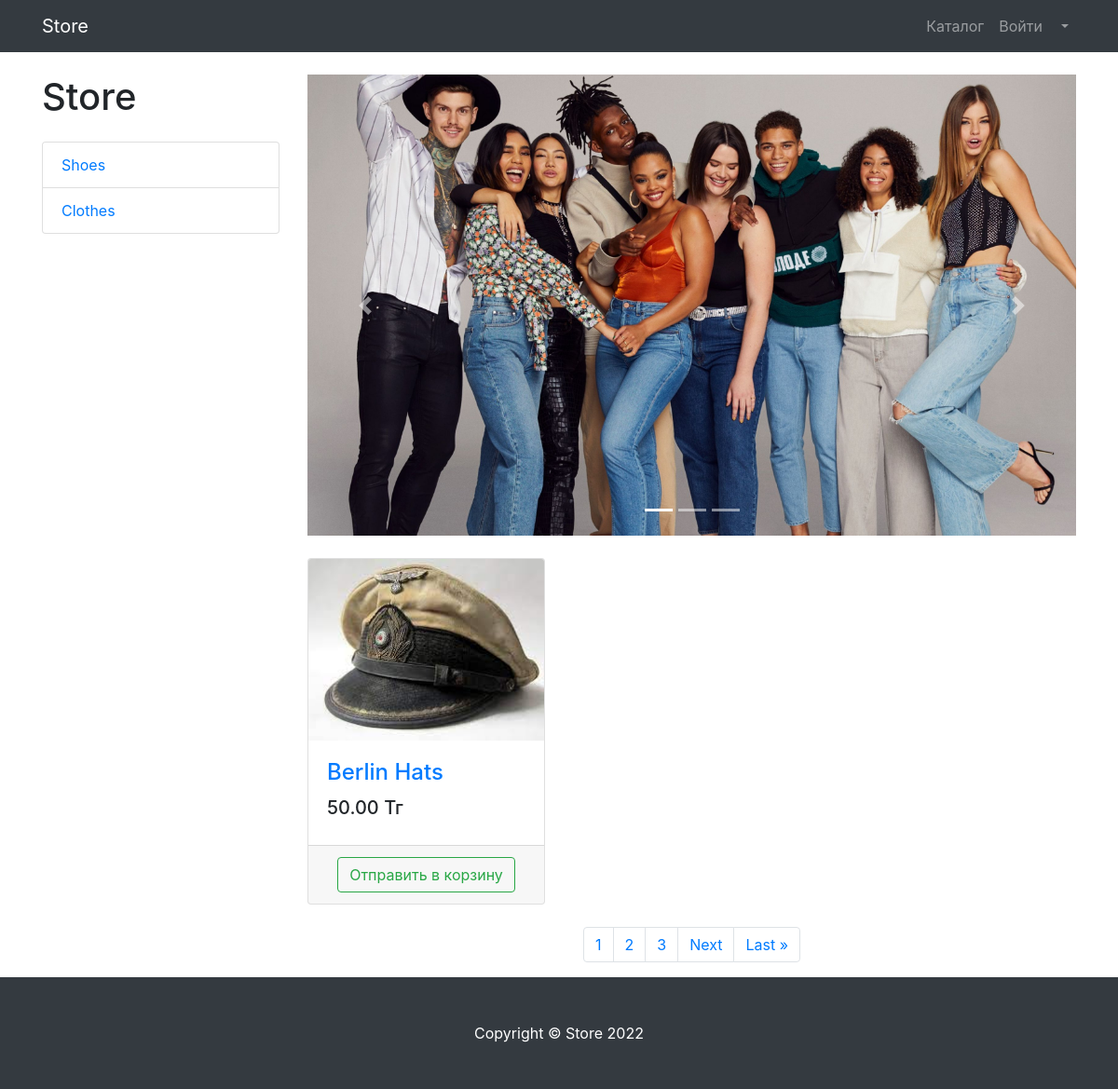
Page /store/products/category/3/ on the committed database.
### storeProducts/models.py (models this page shows, shortened)
class ProductCategory(models.Model) :
    name = models.CharField(max_length=128, unique=True)
    description = models.TextField(null=True, blank=True)

class Product(models.Model) :
    name = models.CharField(max_length=256)
    description = models.TextField()
    price = models.DecimalField(max_digits=10, decimal_places=2)
    quantity = models.PositiveIntegerField(default=0)
    image = models.ImageField(upload_to='products_image')
    category = models.ForeignKey(to=ProductCategory, on_delete=models.CASCADE)

### storeProducts/views.py (the view)
# urls.py: path('products/', views.products, name='products'),
def products(request, category_id=None):
    objects = ProductCategory.objects.all()
    p = Paginator(objects, 2)  # first-what objects you want to paginate, second-how many page you want show in one page
    page_number =  request.GET.get('page')
    category_obj = p.get_page(page_number)
    if category_id:
        category = ProductCategory.objects.get(id = category_id)
        products = Product.objects.filter(category = category)
    else:
        products = Product.objects.filter(category = category_obj[0])  # Only shows the first obj in category_obj(Shoes)
    context = {
        'title': 'storeApp',
        'products': products,
        'categories': ProductCategory.objects.all(),
        'category_obj': category_obj,
    }
    return render(request, 'storeProducts/products.html', context)

### storeProducts/templates/storeProducts/products.html (shortened to what this page needs)
<!DOCTYPE html>
<html lang="en">
<head>
    <link href="/static/vendor/bootstrap/css/bootstrap.min.css" rel="stylesheet">
    <link href="/static/vendor/css/products.css" rel="stylesheet">
</head>
<body>
    <nav class="navbar navbar-expand-lg navbar-dark bg-dark fixed-top">
        <div class="container">
            <a class="navbar-brand" href="index.html">Store</a>
            <div class="collapse navbar-collapse" id="navbarResponsive">
                <ul class="navbar-nav ml-auto">
                    <li class="nav-item">
                        <a class="nav-link" href="{% url 'store:products' %}">Каталог  </a>
                    </li>
                    <li class="nav-item">
                        <a class="nav-link" href="{% url 'users:login' %}">Войти </a>
                    </li>
                    <li class="nav-item dropdown">
                        <a class="nav-link dropdown-toggle" href="#" id="navbarDropdown" role="button"
                            data-bs-toggle="dropdown" aria-expanded="false">
                        </a>
                    </li>
                </ul>
            </div>
        </div>
    </nav>
    <div class="container">
        <div class="row">
            <div class="col-lg-3">
                <h1 class="my-4">Store</h1>
                <div class="list-group">
                    {% for category in category_obj %}
                    <a href="{% url 'storeProducts:category' category.id %}" class="list-group-item">{{ category.name }}</a>
                    {% endfor %}
                </div>
            </div>
            <div class="col-lg-9">
                <div id="carouselExampleIndicators" class="carousel slide my-4" data-ride="carousel">
                    <ol class="carousel-indicators">
                        <li data-target="#carouselExampleIndicators" data-slide-to="0" class="active"></li>
                        <li data-target="#carouselExampleIndicators" data-slide-to="1"></li>
                        <li data-target="#carouselExampleIndicators" data-slide-to="2"></li>
                    </ol>
                    <div class="carousel-inner" role="listbox">
                        <div class="carousel-item active">
                            <img class="d-block img-fluid" src="/static/vendor/img/slides/slide-1.jpg"
                                alt="First slide">
                        </div>
                    </div>
                    <a class="carousel-control-prev" href="#carouselExampleIndicators" role="button" data-slide="prev">
                        <span class="carousel-control-prev-icon" aria-hidden="true"></span>
                    </a>
                    <a class="carousel-control-next" href="#carouselExampleIndicators" role="button" data-slide="next">
                        <span class="carousel-control-next-icon" aria-hidden="true"></span>
                    </a>
                </div>
                <div class="row">
                    {% for product in products %}
                    <div class="col-lg-4 col-md-6 mb-4">
                        <div class="card h-100">
                            <a href="#">
                                <img class="card-img-top" src={{ product.image }} alt="">
                            </a>
                            <div class="card-body">
                                <h4 class="card-title">
                                    <a href="#">{{ product.name }}</a>
                                </h4>
                                <h5>{{ product.price }} Тг</h5>
                            </div>
                            <div class="card-footer text-center">
                                <a class="btn btn-outline-success"
                                    href="{% url 'storeProducts:basket_add' product.id %}">
                                    Отправить в корзину
                                </a>
                            </div>
                        </div>
                    </div>
                    {% endfor %}
                </div>
                <nav aria-label="Page navigation example">
                    <ul class="pagination justify-content-center">
                        {% for p in category_obj.paginator.page_range %}
                            <li class="page-item"><a class="page-link" href="?page={{ p }}">{{ p }}</a></li>
                        {% endfor %}
                        {% if category_obj.has_next %}
                        <li class="page-item">
                            <a class="page-link" href="?page={{ category_obj.next_page_number}}">Next</a>
                        </li>
                        <li class="page-item">
                            <a class="page-link" href="?page={{ category_obj.paginator.num_pages }}">Last &raquo</a>
                        </li>
                        {% endif %}
                    </ul>
                </nav>
            </div>
        </div>
    </div>
    <footer class="py-5 bg-dark">
        <div class="container">
            <p class="m-0 text-center text-white">Copyright &copy; Store 2022</p>
        </div>
    </footer>
</body>
</html>

### rows in the picture
ProductCategory: name "Shoes"
ProductCategory: name "Clothes"
Product: image (picture), name "Berlin Hats", price "50.00"

### other values in the picture
{{ p }} "1" "2" "3"
